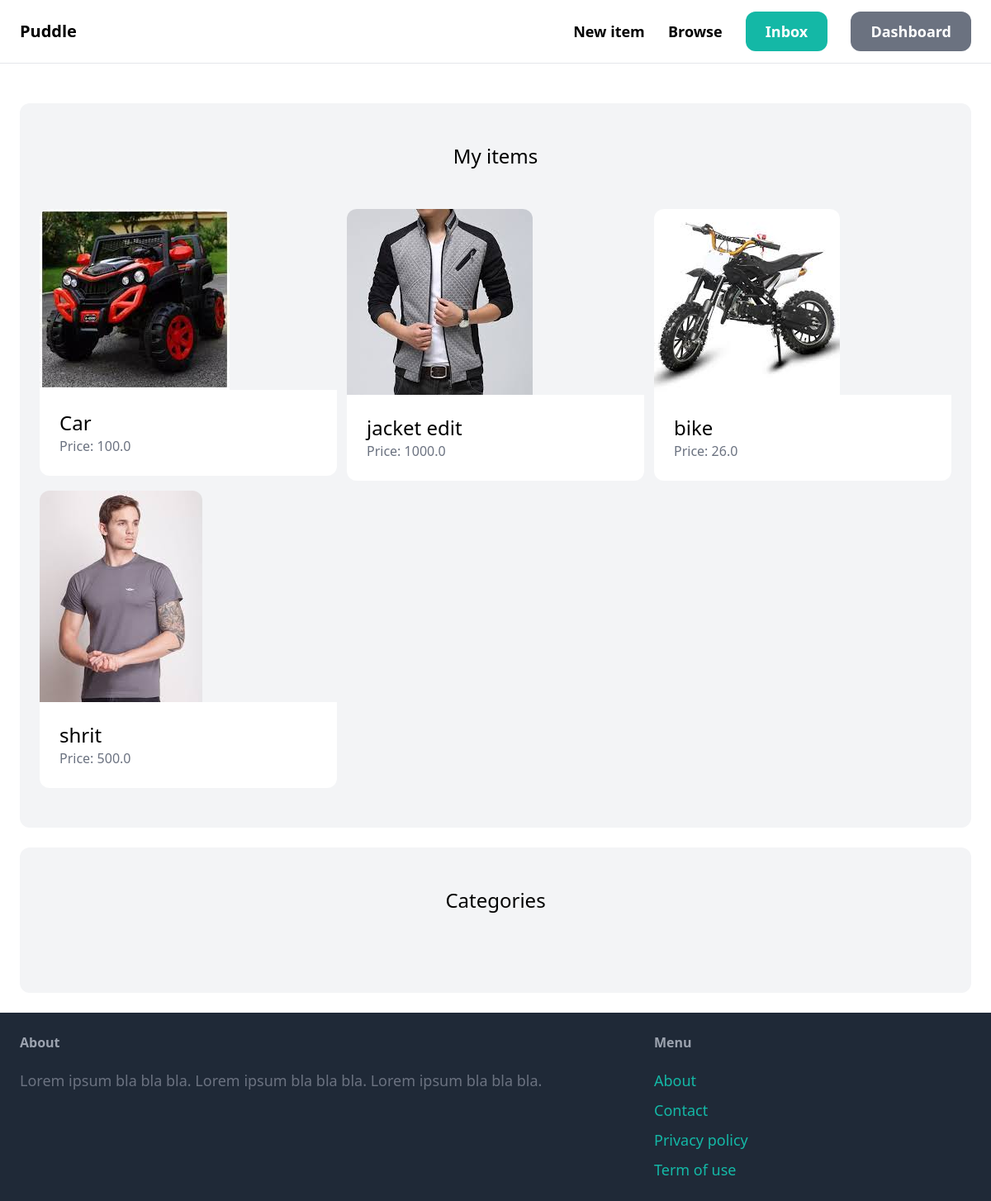
The page /dashboard/ (signed in) on the database its author committed.
### item/models.py (models this page shows, shortened)
class Item(models.Model):
    category = models.ForeignKey(Category,related_name="items", on_delete=models.CASCADE)
    name = models.CharField(max_length=255)
    description = models.TextField(blank=True, null=True)
    price = models.FloatField()
    image = models.ImageField(upload_to="item_images", blank=True, null=True)
    is_sold = models.BooleanField(default=False)
    created_by = models.ForeignKey(User, related_name="items", on_delete=models.CASCADE)
    created_at = models.DateTimeField(auto_now_add=True)

### dashboard/views.py (the view)
# urls.py: path('', views.index, name="core"),
@login_required
def index(request):
    items = Item.objects.filter(created_by = request.user)
    return render(request , 'dashboard/index.html',{
        "items": items,
    })

### dashboard/templates/dashboard/index.html (shortened to what this page needs)
{% extends 'core/base.html' %}
{% block content %}
<div class="mt-6 px-6 py-12 bg-gray-100 rounded-xl">
    <h2 class="mb-12 text-2xl text-center">My items</h2>
    <div class="grid grid-cols-3 gap-3">
        {% for item in items %}
            <div>
                <a href="{% url 'item:detail' item.id %}">
                    <div>
                        <img src="{{ item.image.url }}" class="rounded-t-xl">
                    </div>
                    <div class="p-6 bg-white rounded-b-xl">
                        <h2 class="text-2xl">{{ item.name }}</h2>
                        <p class="text-gray-500">Price: {{ item.price }}</p>
                    </div>
                </a>
            </div>
        {% endfor %}
    </div>
</div>
<div class="mt-6 px-6 py-12 bg-gray-100 rounded-xl">
    <h2 class="mb-12 text-2xl text-center">Categories</h2>
</div>
{% endblock %}

### rows shown on the page
Item: image (picture), name "Car", price "100.0"
Item: image (picture), name "jacket edit", price "1000.0"
Item: image (picture), name "bike", price "26.0"
Item: image (picture), name "shrit", price "500.0"
